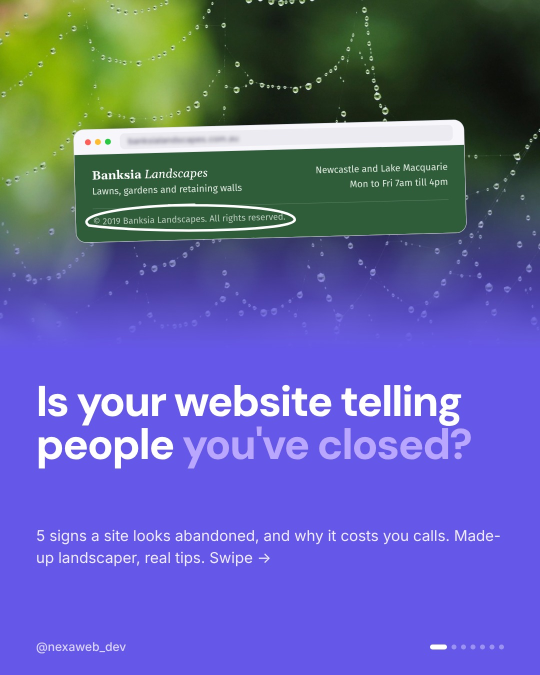
#> input picture nexa/images/abandoned-site-5/01.jpg, 1080 x 1350 px (shown at 1/2 size)
$ python overlay.py ../../../images/abandoned-site-5/01.jpg out.png
#> lines starting #> are read from the running program, lines starting #| are printed output that depends on the picture
# draw approximate Instagram UI over a still to check safe zones
import sys
from PIL import Image, ImageDraw
im=Image.open(sys.argv[1]).convert("RGBA"); o=Image.new("RGBA",im.size); d=ImageDraw.Draw(o)
#> after `o = Image.new('RGBA', im.size)`: o: PIL image 1080x1350 RGBA; every value is 0
d.rectangle([0,0,1080,220],fill=(255,0,0,60))        # top: header/back arrow
d.rectangle([925,940,1080,1920],fill=(255,0,0,60))   # right: like/comment/share/save column
d.rectangle([0,1620,1080,1920],fill=(255,0,0,60))    # bottom: username, caption, audio
Image.alpha_composite(im,o).convert("RGB").save(sys.argv[2])
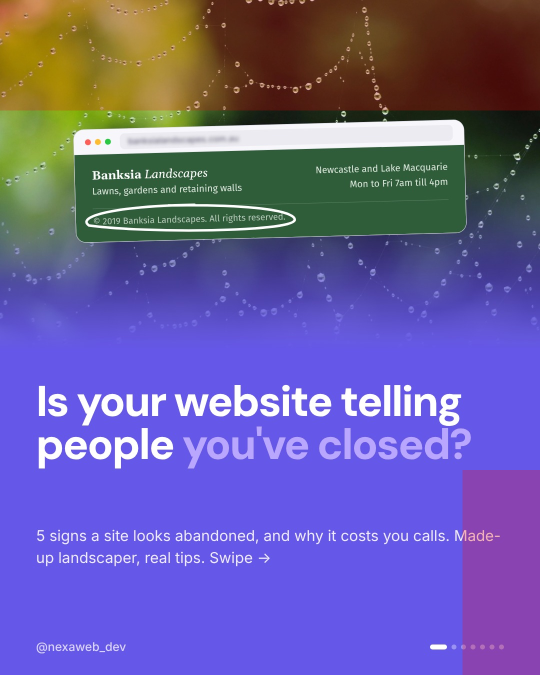
#> saved as out.png: PIL image 1080x1350 RGB (shown at 1/2 size); mean R, G, B 105.4, 94.3, 160.2

$ run again, on nexa/images/abandoned-site-5/03.jpg
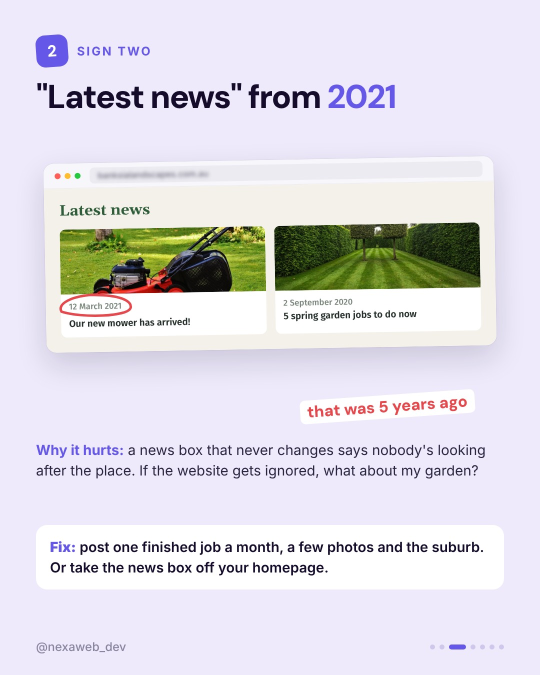
#> input picture nexa/images/abandoned-site-5/03.jpg, 1080 x 1350 px (shown at 1/2 size)
#> o: PIL image 1080x1350 RGBA; every value is 0
#> `Image.alpha_composite(im,o).convert("RGB").save(sys.argv[2])`:
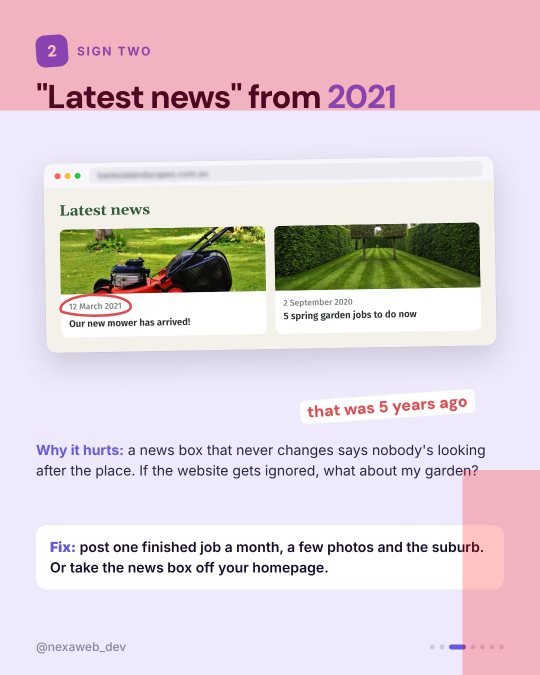
#> saved as out.png: PIL image 1080x1350 RGB (shown at 1/2 size); mean R, G, B 223.9, 209.2, 215.7

$ run again, on nexa/images/abandoned-site-5/04.jpg
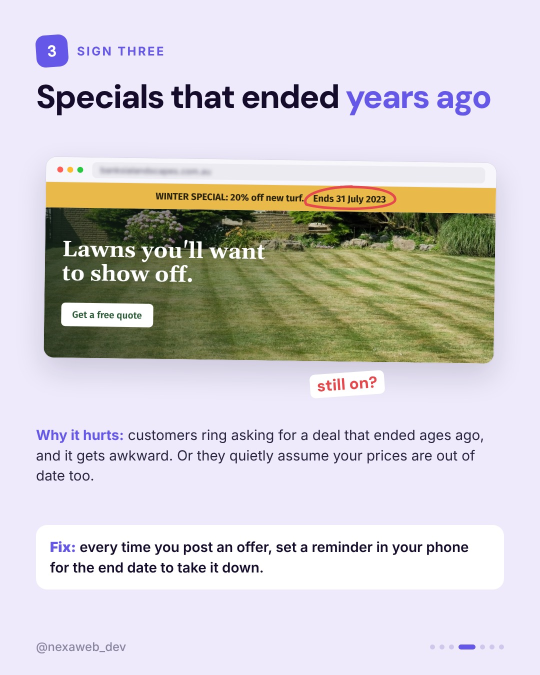
#> input picture nexa/images/abandoned-site-5/04.jpg, 1080 x 1350 px (shown at 1/2 size)
#> o: PIL image 1080x1350 RGBA; every value is 0
#> `Image.alpha_composite(im,o).convert("RGB").save(sys.argv[2])`:
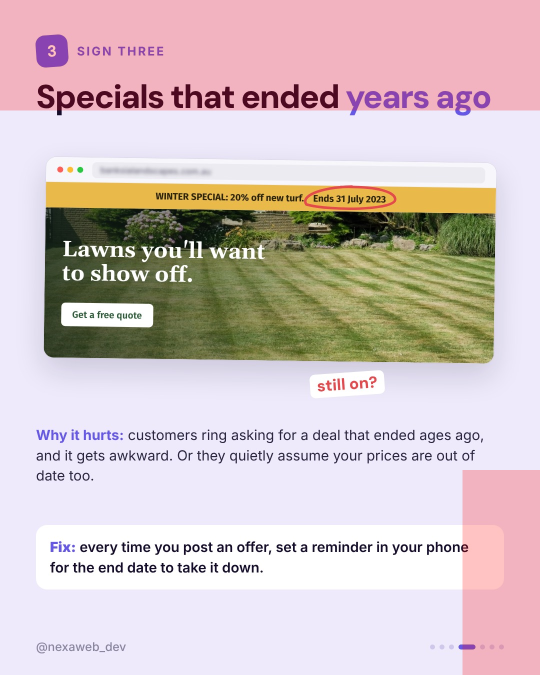
#> saved as out.png: PIL image 1080x1350 RGB (shown at 1/2 size); mean R, G, B 210.9, 195.2, 195.8

$ run again, on nexa/images/abandoned-site-5/05.jpg
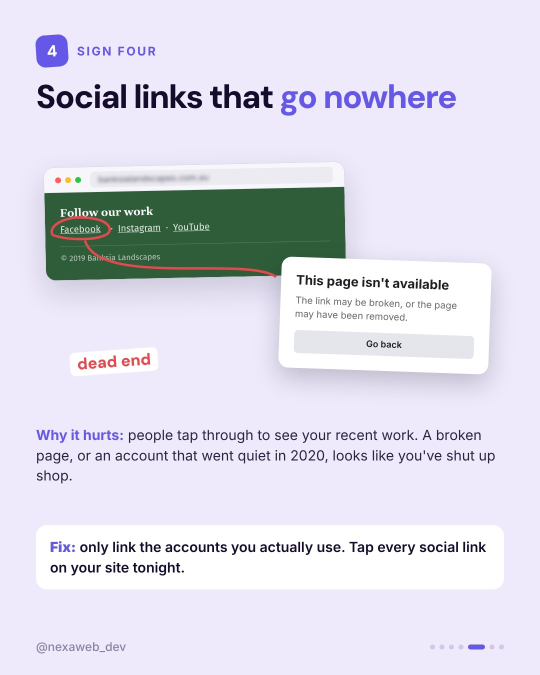
#> input picture nexa/images/abandoned-site-5/05.jpg, 1080 x 1350 px (shown at 1/2 size)
#> o: PIL image 1080x1350 RGBA; every value is 0
#> `Image.alpha_composite(im,o).convert("RGB").save(sys.argv[2])`:
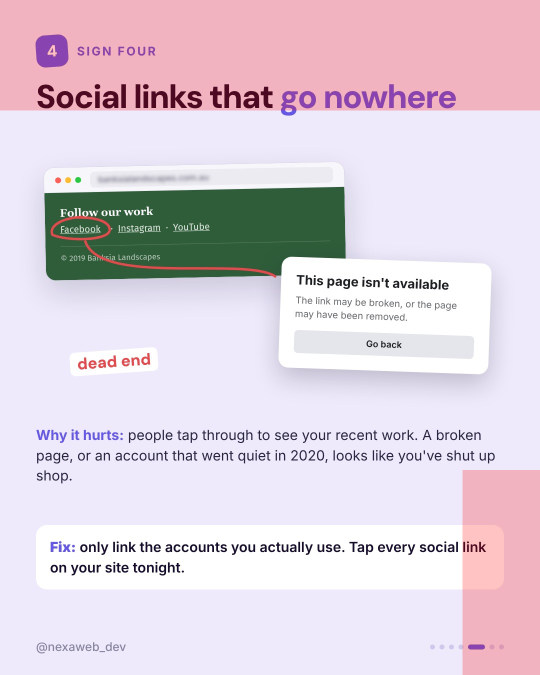
#> saved as out.png: PIL image 1080x1350 RGB (shown at 1/2 size); mean R, G, B 222.4, 209.5, 220.6
